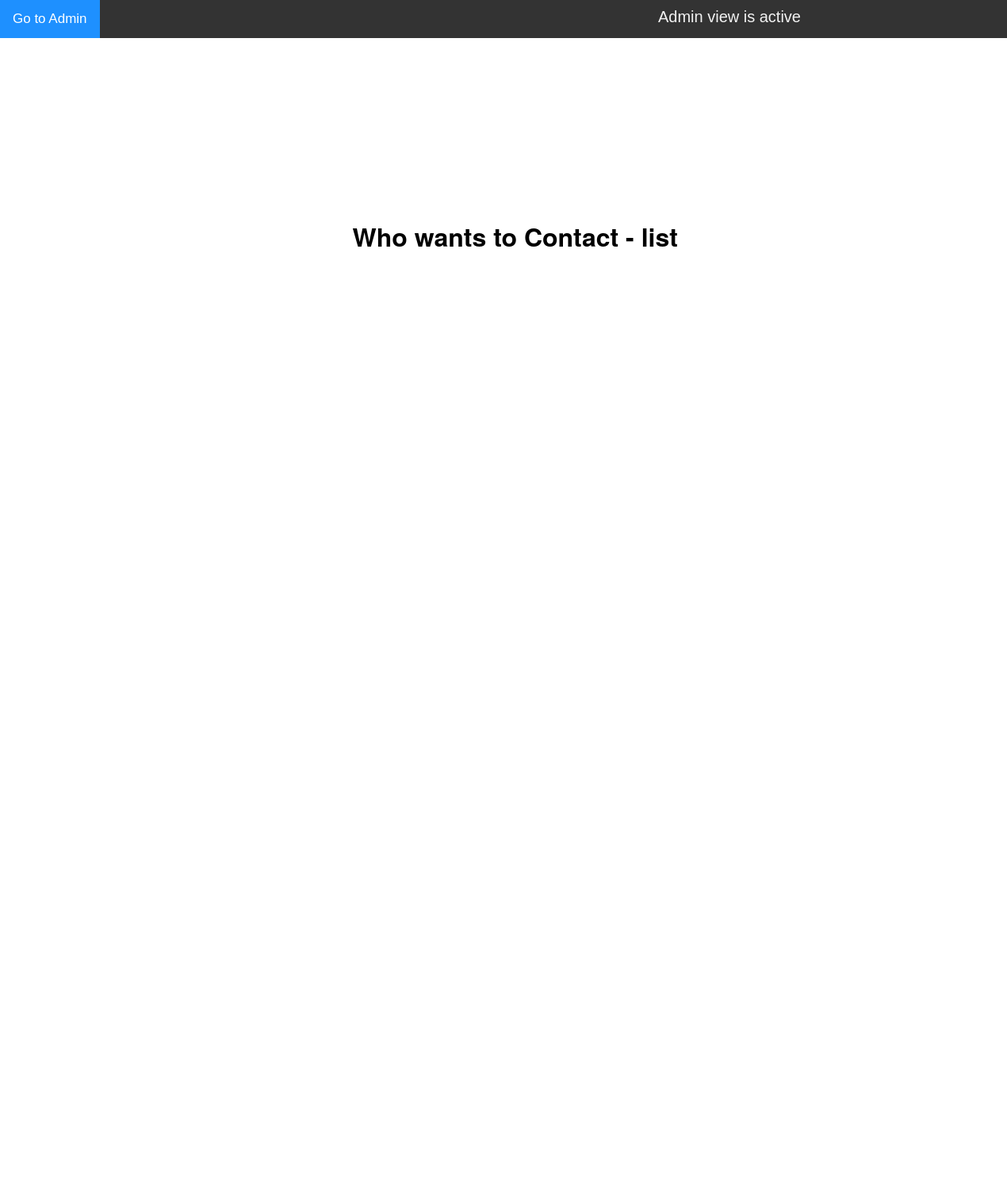
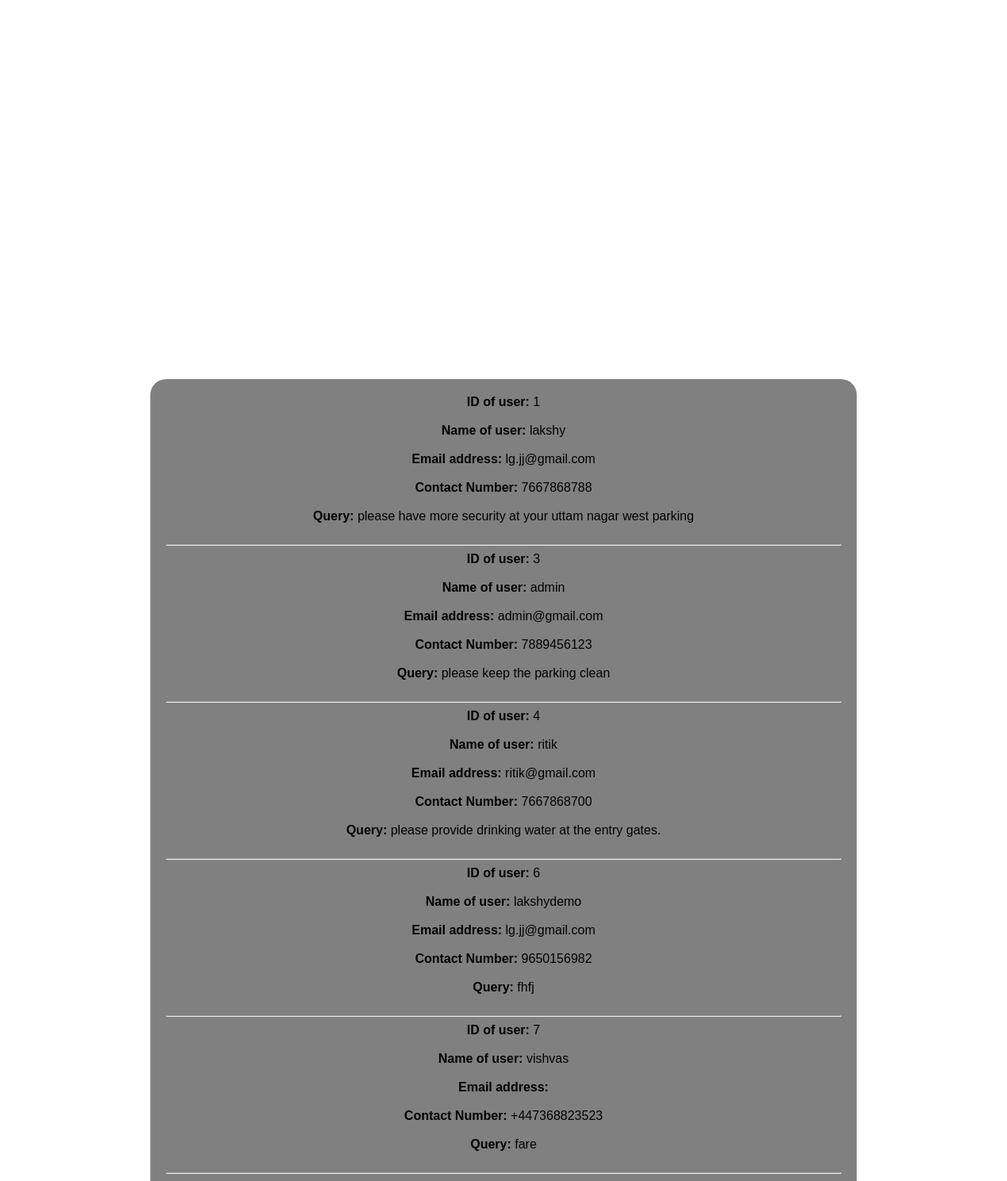
Screenshot of /printcontact/ with the database file from the repository (2 pictures, top to bottom).
### parking/models.py (models this page shows, shortened)
class Contact(models.Model):
    name = models.CharField(max_length=20)
    mail = models.CharField(max_length=200,default="null")
    contactno = models.CharField(max_length=10, default="")
    question = models.CharField(max_length=2000, default="")

### parking/views.py (the view)
# urls.py: path('printcontact/', views.printcontact, name='printcontact'),
def printcontact(request):
    obj = Contact.objects.filter().all()
    return render(request, 'printcontact.html', {'obj':obj})

### parking/templates/printcontact.html (shortened to what this page needs)
<!DOCTYPE html>
<html lang="en">
<head>
</head>
<body>
<div class="topnav">
 <a class="active" href="/adminpage/">Go to Admin</a>
    <a><div class="toplg">Admin view is active</div></a>
<div class="bg-heading">
<h1>Who wants to Contact - list</h1>
</div>
<div class="bg-text">
{% if obj %}
{% for k in obj%}
     <b>ID of user:</b> {{ k.id }}<br><br>
    <b>Name of user:</b> {{ k.name }}<br><br>
    <b>Email address:</b> {{ k.mail }}<br><br>
    <b>Contact Number:</b> {{ k.contactno }}<br><br>
    <b>Query:</b> {{ k.question }}<br><br>
<hr>
{% endfor %}
{% endif %}
</div>
</body>
</html>

### parking/templates/printcontact.html (style rules this page uses)
body, html { height: 100%; margin: 0; font-family: Arial, Helvetica, sans-serif; }
.bg-heading { font-family: Verlag,museo-sans,'Helvetica Neue',Helvetica,Arial,sans-serif; position: absolute; top: 10%; left: 70%; transform: translate(-50%, -50%); z-index: 2; width: 70%; height: 40% text-align: center; }
.bg-text { border-radius: 20px; background-color: rgb(128, 128, 128); font-family: "Helvetica", Times, serif; color: black; position: absolute; top: 90%; left: 50%; transform: translate(-50%, -50%); z-index: 2; width: 67%; padding: 20px; text-align: center; }
body { margin: 0; font-family: Arial, Helvetica, sans-serif; }
.topnav { overflow: hidden; background-color: #333; }
.topnav a { float: left; color: #f2f2f2; text-align: center; padding: 14px 16px; text-decoration: none; font-size: 17px; }
.topnav a.active { background-color: #1E90FF; color: white; }
.toplg { position: absolute; top: 10px; right: 260px; font-size: 20px; }

### rows the page displays
Contact: id "1", name "lakshy", mail "lg.jj@gmail.com", contactno "7667868788", question "please have more security at your uttam nagar west parking"
Contact: id "3", name "admin", mail "admin@gmail.com", contactno "7889456123", question "please keep the parking clean"
Contact: id "4", name "ritik", mail "ritik@gmail.com", contactno "7667868700", question "please provide drinking water at the entry gates."
Contact: id "6", name "lakshydemo", mail "lg.jj@gmail.com", contactno "9650156982", question "fhfj"
Contact: id "7", name "vishvas", contactno "+447368823523", question "fare"
